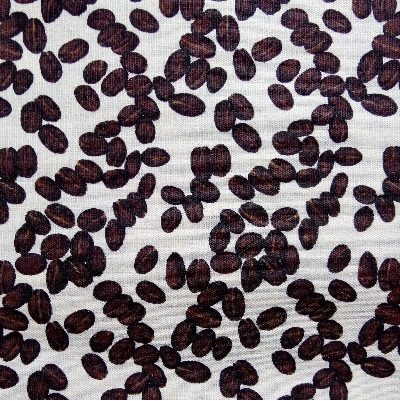
#> input picture Aula7/cafe.jpg, 400 x 401 px
$ python segmentacaoBordasCanny.py
#> lines starting #> are read from the running program, lines starting #| are printed output that depends on the picture; after the words box and inside, x2 and y2 are one past the last pixel; in counts of white or black regions, pixels touching at a corner belong together
from cv2 import cv2 as cv

img = cv.imread("cafe.jpg", 0)
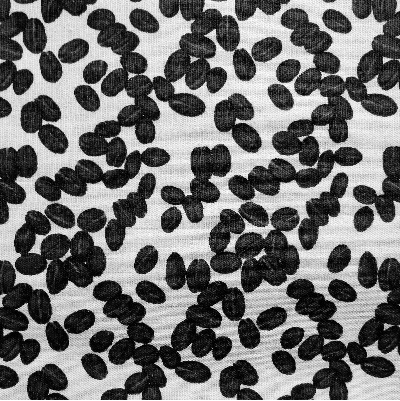
#> img: shape (401, 400); min 0, max 255, mean 112
imgGaussian = cv.GaussianBlur(img, (5,5), 0)
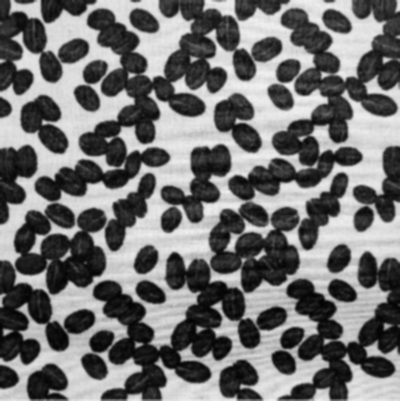
#> imgGaussian: shape (401, 400); min 3, max 241, mean 112

metodo = cv.THRESH_BINARY_INV # objeto de interesse na cor branca

ret, imgBin = cv.threshold(imgGaussian, 100, 255, metodo) # pixels com valores entre o limiar sao considerado como objeto de interesse
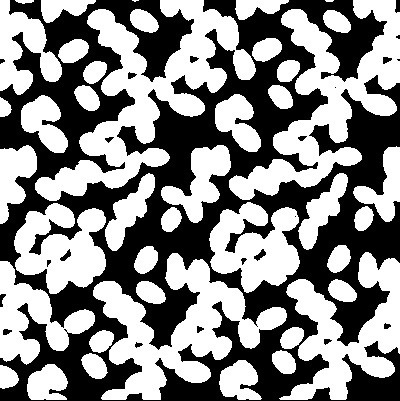
#> imgBin: shape (401, 400); 53.7% white; 22 black regions (6 under 20 px), largest, box (x1, y1, x2, y2) and area: (0, 0, 400, 401) 73668, (254, 249, 266, 261) 67, (60, 249, 71, 261) 59
imgSeg = cv.Canny(imgBin, 100, 200)
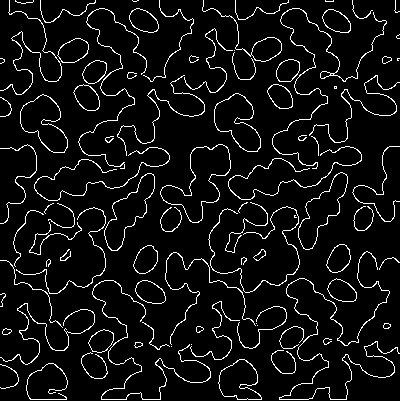
#> imgSeg: shape (401, 400); 6.8% white in thin lines or dots

cv.imshow('img', imgGaussian)
cv.imshow('img bin',imgBin) #excelente resulltado para tratamento de ruidos gaussiano
cv.imshow('img gaussian',imgSeg)

cv.waitKey(0)
cv.destroyAllWindows()
